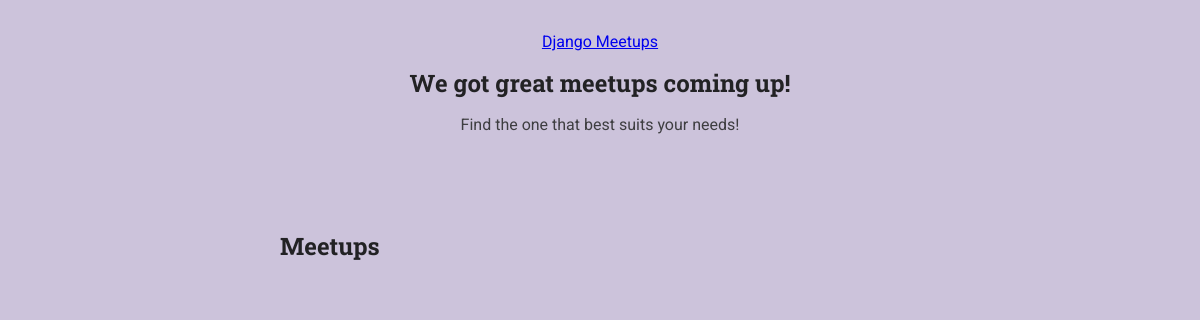
Before: /meetups/ with the older database file.
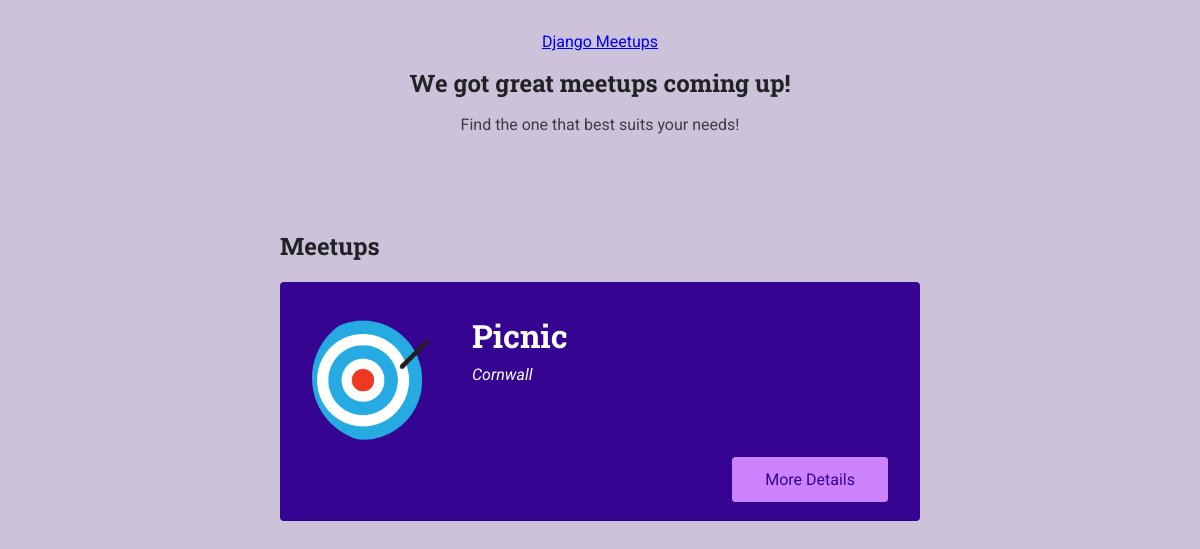
After: the same page with the newer database file.
### meetups/models.py (models this page shows, shortened)
class Meetup(models.Model):
    title = models.CharField(max_length=200)
    organizer_email = models.EmailField()
    date = models.DateField()
    slug = models.SlugField(unique=True)
    description = models.TextField()
    image = models.ImageField(upload_to='images')
    location = models.ForeignKey(Location, on_delete=models.CASCADE)
    participants = models.ManyToManyField(Participant, blank=True)

class Location(models.Model):
    name = models.CharField(max_length=200)
    address = models.CharField(max_length=300)

### meetups/views.py (the view)
# urls.py: path('', views.index, name='all-meetups'),
def index(request):
    meetups = Meetup.objects.all()
    return render(request, 'meetups/index.html', {
        'show_meetups': True,
        'meetups': meetups
    })

### meetups/templates/meetups/index.html (shortened to what this page needs)
{% extends 'meetups/base/base.html' %}
{% load static %}
{% block site_css %}
<link
      rel="stylesheet"
      href="{% static 'meetups/styles/all-meetups.css' %}"
    />
{% endblock %}
{% block main_heading %}We got great meetups coming up!{% endblock %}
{% block header_content %}<p>Find the one that best suits your needs!</p>{% endblock %}
{% block body %}
<section>
  <h2>Meetups</h2>
  <ol>
    {% for meetup_item in meetups %}
      {% include 'meetups/includes/meetup-item.html' with title=meetup_item.title image=meetup_item.image.url location=meetup_item.location.address slug=meetup_item.slug %}
    {% endfor %}
  </ol>
</section>
{% endblock %}

### meetups/templates/meetups/includes/meetup-item.html
<li class="meetup-item">
    <article>
      <div class="meetup-summary">
        <div class="meetup-image">
          <img src="{{ image }}" alt="" />
        </div>
        <div class="meetup-details">
          <h3>{{ title }}</h3>
          <address>{{ location }}</address>
        </div>
      </div>
      <div class="meetup-actions">
        <a href={% url 'meetup-detail' slug %} class="btn"
          >More Details</a
        >
      </div>
    </article>
  </li>

Changed rows visible on the page:
added Meetup: title "Picnic"
now on this page (row unchanged): Location: address "Cornwall"
